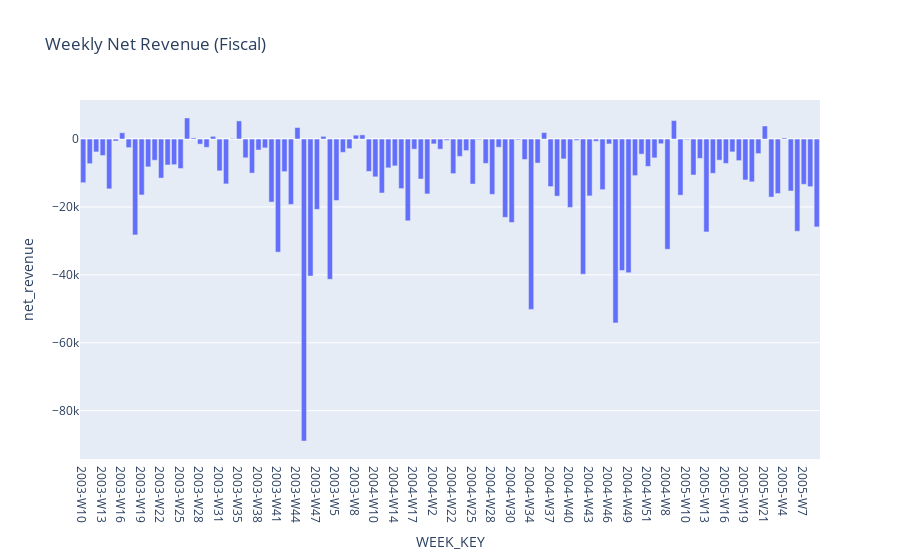
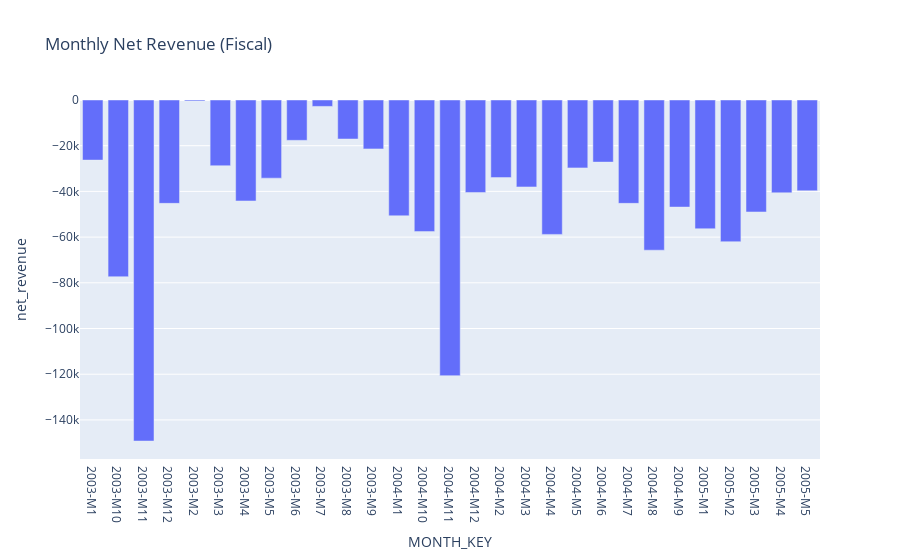
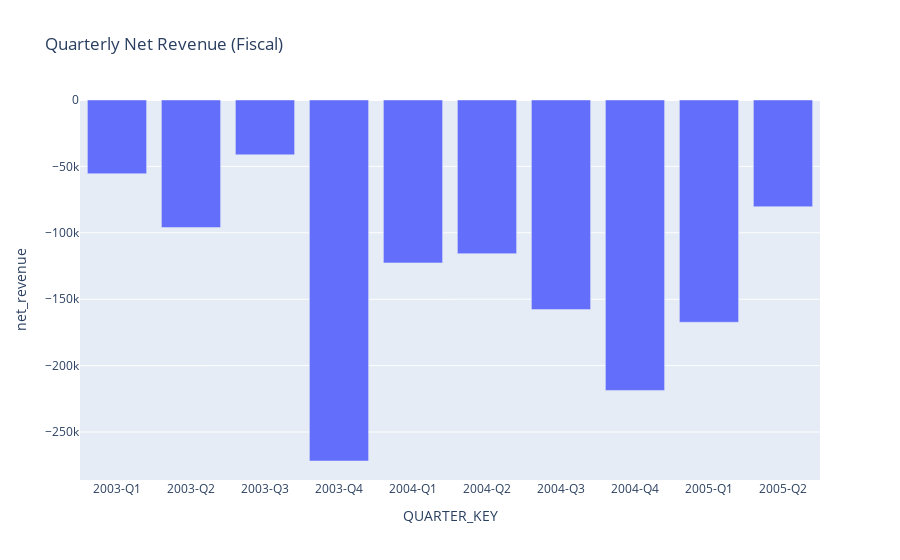

Notebook code cell kept with these figures, in order:
### Markdown cell above
Q9 Calculate the Aggregate on Fiscal Dates

### Code cell
import pandas as pd
import plotly.express as px
import numpy as np

# -----------------------------
# Pull transactions and fiscal dates from Snowflake
# -----------------------------
conn = snowflake_conn()
df_txn = pd.read_sql("""
    SELECT ORDERNUMBER, TOTAL_AMOUNT, FINAL_REFUND_AMOUNT, STD_ORDERDATE
    FROM TRANSACTIONS
""", conn)

df_dates = pd.read_sql("""
    SELECT CALENDAR_DATE, FISCAL_YEAR, FISCAL_QUARTER, FISCAL_MONTH_NUMBER,
           FISCAL_FIRST_DAY_OF_WEEK, FISCAL_LAST_DAY_OF_WEEK,
           FISCAL_FIRST_DAY_OF_MONTH, FISCAL_LAST_DAY_OF_MONTH,
           FISCAL_YEAR_WEEK, FISCAL_YEAR_MONTH, FISCAL_YEAR_QUARTER
    FROM DATES
""", conn)
conn.close()

# -----------------------------
# Convert dates
# -----------------------------
df_txn['STD_ORDERDATE'] = pd.to_datetime(df_txn['STD_ORDERDATE'], errors='coerce')
df_txn = df_txn.dropna(subset=['STD_ORDERDATE'])

df_dates['CALENDAR_DATE'] = pd.to_datetime(df_dates['CALENDAR_DATE'], errors='coerce')
df_dates = df_dates.dropna(subset=['CALENDAR_DATE'])

# Ensure fiscal period columns are datetime
for col in ['FISCAL_FIRST_DAY_OF_WEEK', 'FISCAL_LAST_DAY_OF_WEEK',
            'FISCAL_FIRST_DAY_OF_MONTH', 'FISCAL_LAST_DAY_OF_MONTH']:
    df_dates[col] = pd.to_datetime(df_dates[col], errors='coerce')

# -----------------------------
# Merge transactions with fiscal dates
# -----------------------------
df = df_txn.merge(df_dates, left_on='STD_ORDERDATE', right_on='CALENDAR_DATE', how='left')

# -----------------------------
# Handle any missing fiscal dates
# -----------------------------
# For transactions without matching fiscal dates, approximate using the transaction date itself
df['FISCAL_YEAR'] = df['FISCAL_YEAR'].fillna(df['STD_ORDERDATE'].dt.year)
df['FISCAL_QUARTER'] = df['FISCAL_QUARTER'].fillna(df['STD_ORDERDATE'].dt.quarter)
df['FISCAL_MONTH_NUMBER'] = df['FISCAL_MONTH_NUMBER'].fillna(df['STD_ORDERDATE'].dt.month)
df['FISCAL_YEAR_WEEK'] = df['FISCAL_YEAR_WEEK'].fillna(df['STD_ORDERDATE'].dt.isocalendar().week)
df['FISCAL_YEAR_MONTH'] = df['FISCAL_YEAR_MONTH'].fillna(df['STD_ORDERDATE'].dt.month)
df['FISCAL_YEAR_QUARTER'] = df['FISCAL_YEAR_QUARTER'].fillna(df['STD_ORDERDATE'].dt.quarter)

# -----------------------------
# Clean numeric columns
# -----------------------------
df['TOTAL_AMOUNT'] = pd.to_numeric(df['TOTAL_AMOUNT'], errors='coerce').fillna(0)
df['FINAL_REFUND_AMOUNT'] = pd.to_numeric(df['FINAL_REFUND_AMOUNT'], errors='coerce').fillna(0)
df['NET_REVENUE'] = df['TOTAL_AMOUNT'] - df['FINAL_REFUND_AMOUNT']

# -----------------------------
# Generate fiscal period keys
# -----------------------------
df['WEEK_KEY'] = df['FISCAL_YEAR'].astype(int).astype(str) + "-W" + df['FISCAL_YEAR_WEEK'].astype(int).astype(str)
df['MONTH_KEY'] = df['FISCAL_YEAR'].astype(int).astype(str) + "-M" + df['FISCAL_YEAR_MONTH'].astype(int).astype(str)
df['QUARTER_KEY'] = df['FISCAL_YEAR'].astype(int).astype(str) + "-Q" + df['FISCAL_YEAR_QUARTER'].astype(int).astype(str)

# -----------------------------
# Aggregation function
# -----------------------------
def aggregate_metrics(df, group_col):
    return df.groupby(group_col).agg(
        total_sales=('TOTAL_AMOUNT','sum'),
        total_refunds=('FINAL_REFUND_AMOUNT','sum'),
        net_revenue=('NET_REVENUE','sum'),
        total_items=('ORDERNUMBER','count')
    ).reset_index()

# -----------------------------
# Aggregate by fiscal week, month, quarter
# -----------------------------
weekly_agg = aggregate_metrics(df, 'WEEK_KEY')
monthly_agg = aggregate_metrics(df, 'MONTH_KEY')
quarterly_agg = aggregate_metrics(df, 'QUARTER_KEY')

# -----------------------------
# Display tables
# -----------------------------
print("📊 Weekly Aggregates")
display(weekly_agg.head(10))

print("📊 Monthly Aggregates")
display(monthly_agg.head(10))

print("📊 Quarterly Aggregates")
display(quarterly_agg.head(10))

# -----------------------------
# Visualizations
# -----------------------------
px.bar(weekly_agg, x='WEEK_KEY', y='net_revenue', title='Weekly Net Revenue (Fiscal)').show()
px.bar(monthly_agg, x='MONTH_KEY', y='net_revenue', title='Monthly Net Revenue (Fiscal)').show()
px.bar(quarterly_agg, x='QUARTER_KEY', y='net_revenue', title='Quarterly Net Revenue (Fiscal)').show()

### Figure 1 — Plotly figure (JSON) as saved in the notebook; plotly's stock layout.template omitted (floating-point values rounded to 4 significant figures)
{"data": [{"hovertemplate": "WEEK_KEY=%{x}<br>net_revenue=%{y}<extra></extra>", "legendgroup": "", "marker": {"color": "#636efa", "pattern": {"shape": ""}}, "name": "", "orientation": "v", "showlegend": false, "textposition": "auto", "type": "bar", "x": ["2003-W10", "2003-W11", "2003-W12", "2003-W13", "2003-W14", "2003-W15", "2003-W16", "2003-W17", "2003-W18", "2003-W19", "2003-W2", "2003-W21", "2003-W22", "2003-W23", "2003-W24", "2003-W25", "2003-W26", "2003-W27", "2003-W28", "2003-W29", "2003-W30", "2003-W31", "2003-W32", "2003-W33", "2003-W35", "2003-W36", "2003-W37", "2003-W38", "2003-W39", "2003-W40", "2003-W41", "2003-W42", "2003-W43", "2003-W44", "2003-W45", "2003-W46", "2003-W47", "2003-W48", "2003-W49", "2003-W5", "2003-W50", "2003-W7", "2003-W8", "2003-W9", "2004-W1", "2004-W10", "2004-W11", "2004-W12", "2004-W14", "2004-W15", "2004-W16", "2004-W17", "2004-W18", "2004-W19", "2004-W2", "2004-W20", "2004-W21", "2004-W22", "2004-W23", "2004-W24", "2004-W25", "2004-W26", "2004-W27", "2004-W28", "2004-W29", "2004-W3", "2004-W30", "2004-W32", "2004-W33", "2004-W34", "2004-W35", "2004-W36", "2004-W37", "2004-W38", "2004-W4", "2004-W40", "2004-W41", "2004-W42", "2004-W43", "2004-W44", "2004-W45", "2004-W46", "2004-W47", "2004-W48", "2004-W49", "2004-W5", "2004-W50", "2004-W51", "2004-W6", "2004-W7", "2004-W8", "2004-W9", "2005-W1", "2005-W10", "2005-W11", "2005-W12", "2005-W13", "2005-W14", "2005-W15", "2005-W16", "2005-W17", "2005-W18", "2005-W19", "2005-W2", "2005-W20", "2005-W21", "2005-W22", "2005-W3", "2005-W4", "2005-W5", "2005-W6", "2005-W7", "2005-W8", "2005-W9"], "xaxis": "x", "y": [-12870.0, -7261.0, -3794.0, -4844.0, -14680.0, -585.2, 1855.0, -2535.0, -28250.0, -16470.0, -8202.0, -6244.0, -11490.0, -7637.0, -7548.0, -8682.0, 6211.0, 335.7, -1494.0, -2440.0, 791.3, -9371.0, -13210.0, 172.0, 5334.0, -5522.0, -10030.0, -3239.0, -2607.0, -18560.0, -33310.0, -9600.0, -19260.0, 3387.0, -88950.0, -40360.0, -20730.0, 791.7, -41320.0, -18100.0, -3918.0, -2829.0, 1147.0, 1233.0, -9541.0, -11130.0, -15900.0, -8487.0, -7906.0, -14600.0, -24080.0, -2981.0, -11780.0, -16160.0, -1433.0, -2986.0, -375.8, -10180.0, -5115.0, -3397.0, -13260.0, -195.4, -7172.0, -16290.0, -2409.0, -23080.0, -24580.0, -245.3, -6025.0, -50170.0, -7078.0, 1898.0, -14000.0, -16820.0, -5852.0, -20140.0, -404.2, -39790.0, -16740.0, -664.2, -14900.0, -1445.0, -54150.0, -38720.0, -39380.0, -10770.0, -4449.0, -8056.0, -5550.0, -1385.0, -32460.0, 5446.0, -16540.0, -217.3, -10590.0, -5700.0, -27360.0, -10100.0, -6221.0, -7180.0, -3784.0, -6357.0, -12060.0, -12600.0, -4291.0, 3845.0, -17090.0, -16050.0, 312.2, -15310.0, -27170.0, -13330.0, -14030.0, -25880.0], "yaxis": "y"}], "layout": {"barmode": "relative", "legend": {"tracegroupgap": 0}, "title": {"text": "Weekly Net Revenue (Fiscal)"}, "xaxis": {"anchor": "y", "domain": [0, 1], "title": {"text": "WEEK_KEY"}}, "yaxis": {"anchor": "x", "domain": [0, 1], "title": {"text": "net_revenue"}}}}

### Figure 2 — Plotly figure (JSON) as saved in the notebook; plotly's stock layout.template omitted (floating-point values rounded to 4 significant figures)
{"data": [{"hovertemplate": "MONTH_KEY=%{x}<br>net_revenue=%{y}<extra></extra>", "legendgroup": "", "marker": {"color": "#636efa", "pattern": {"shape": ""}}, "name": "", "orientation": "v", "showlegend": false, "textposition": "auto", "type": "bar", "x": ["2003-M1", "2003-M10", "2003-M11", "2003-M12", "2003-M2", "2003-M3", "2003-M4", "2003-M5", "2003-M6", "2003-M7", "2003-M8", "2003-M9", "2004-M1", "2004-M10", "2004-M11", "2004-M12", "2004-M2", "2004-M3", "2004-M4", "2004-M5", "2004-M6", "2004-M7", "2004-M8", "2004-M9", "2005-M1", "2005-M2", "2005-M3", "2005-M4", "2005-M5"], "xaxis": "x", "y": [-26300.0, -77340.0, -149200.0, -45240.0, -449.1, -28760.0, -44190.0, -34200.0, -17660.0, -2807.0, -17080.0, -21400.0, -50670.0, -57600.0, -120600.0, -40470.0, -33950.0, -38050.0, -58820.0, -29710.0, -27190.0, -45230.0, -65720.0, -46860.0, -56340.0, -62010.0, -49000.0, -40620.0, -39740.0], "yaxis": "y"}], "layout": {"barmode": "relative", "legend": {"tracegroupgap": 0}, "title": {"text": "Monthly Net Revenue (Fiscal)"}, "xaxis": {"anchor": "y", "domain": [0, 1], "title": {"text": "MONTH_KEY"}}, "yaxis": {"anchor": "x", "domain": [0, 1], "title": {"text": "net_revenue"}}}}

### Figure 3 — Plotly figure (JSON) as saved in the notebook; plotly's stock layout.template omitted (floating-point values rounded to 4 significant figures)
{"data": [{"hovertemplate": "QUARTER_KEY=%{x}<br>net_revenue=%{y}<extra></extra>", "legendgroup": "", "marker": {"color": "#636efa", "pattern": {"shape": ""}}, "name": "", "orientation": "v", "showlegend": false, "textposition": "auto", "type": "bar", "x": ["2003-Q1", "2003-Q2", "2003-Q3", "2003-Q4", "2004-Q1", "2004-Q2", "2004-Q3", "2004-Q4", "2005-Q1", "2005-Q2"], "xaxis": "x", "y": [-55510.0, -96050.0, -41290.0, -271800.0, -122700.0, -115700.0, -157800.0, -218700.0, -167400.0, -80350.0], "yaxis": "y"}], "layout": {"barmode": "relative", "legend": {"tracegroupgap": 0}, "title": {"text": "Quarterly Net Revenue (Fiscal)"}, "xaxis": {"anchor": "y", "domain": [0, 1], "title": {"text": "QUARTER_KEY"}}, "yaxis": {"anchor": "x", "domain": [0, 1], "title": {"text": "net_revenue"}}}}
